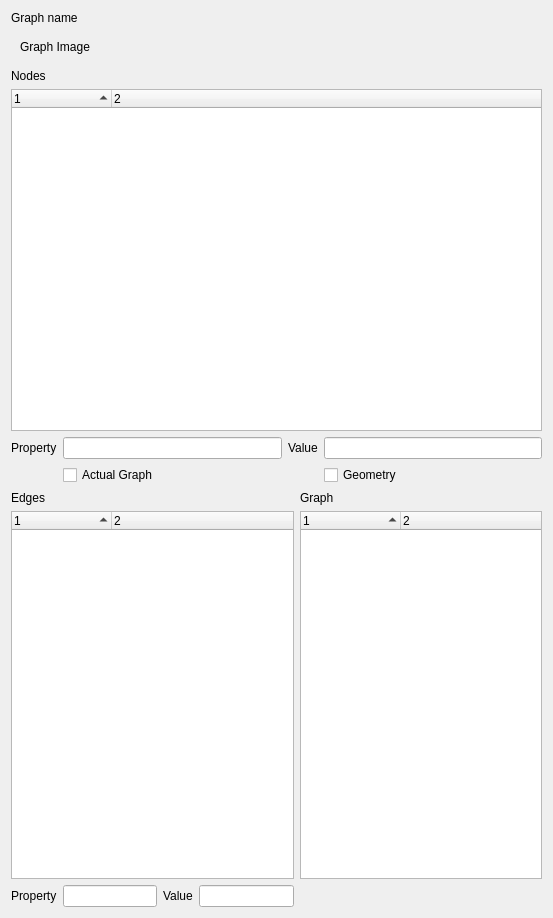
<?xml version="1.0" encoding="UTF-8"?>
<ui version="4.0">
 <class>GraphExplorer</class>
 <widget class="QWidget" name="GraphExplorer">
  <property name="geometry">
   <rect>
    <x>0</x>
    <y>0</y>
    <width>553</width>
    <height>918</height>
   </rect>
  </property>
  <property name="windowTitle">
   <string>Graph Explorer</string>
  </property>
  <layout class="QVBoxLayout" name="verticalLayout">
   <item>
    <layout class="QVBoxLayout" name="graphNameLayout">
     <item>
      <widget class="QLabel" name="graphName">
       <property name="text">
        <string>Graph name</string>
       </property>
      </widget>
     </item>
    </layout>
   </item>
   <item>
    <layout class="QVBoxLayout" name="graphVizLayout">
     <item>
      <widget class="QWidget" name="graphVizWidget" native="true">
       <layout class="QVBoxLayout" name="verticalLayout_2">
        <item>
         <widget class="QLabel" name="graphImage">
          <property name="text">
           <string>Graph Image</string>
          </property>
         </widget>
        </item>
       </layout>
      </widget>
     </item>
    </layout>
   </item>
   <item>
    <layout class="QGridLayout" name="gridLayout">
     <item row="2" column="1">
      <widget class="QLineEdit" name="nodesFilterProperty"/>
     </item>
     <item row="0" column="0">
      <widget class="QLabel" name="label_2">
       <property name="text">
        <string>Nodes</string>
       </property>
      </widget>
     </item>
     <item row="2" column="2">
      <widget class="QLabel" name="label_5">
       <property name="text">
        <string>Value</string>
       </property>
      </widget>
     </item>
     <item row="2" column="3">
      <widget class="QLineEdit" name="nodesFilterValue"/>
     </item>
     <item row="2" column="0">
      <widget class="QLabel" name="label_3">
       <property name="text">
        <string>Property</string>
       </property>
      </widget>
     </item>
     <item row="1" column="0" colspan="4">
      <widget class="QTreeWidget" name="nodesTree">
       <property name="sortingEnabled">
        <bool>true</bool>
       </property>
       <property name="columnCount">
        <number>2</number>
       </property>
       <column>
        <property name="text">
         <string notr="true">1</string>
        </property>
       </column>
       <column>
        <property name="text">
         <string notr="true">2</string>
        </property>
       </column>
      </widget>
     </item>
     <item row="3" column="3">
      <widget class="QCheckBox" name="isGeometry">
       <property name="text">
        <string>Geometry</string>
       </property>
      </widget>
     </item>
     <item row="3" column="1">
      <widget class="QCheckBox" name="isActual">
       <property name="text">
        <string>Actual Graph</string>
       </property>
      </widget>
     </item>
    </layout>
   </item>
   <item>
    <layout class="QGridLayout" name="gridLayout_2">
     <item row="0" column="4">
      <widget class="QLabel" name="label_7">
       <property name="text">
        <string>Graph</string>
       </property>
      </widget>
     </item>
     <item row="0" column="0">
      <widget class="QLabel" name="label">
       <property name="text">
        <string>Edges</string>
       </property>
      </widget>
     </item>
     <item row="2" column="3">
      <widget class="QLineEdit" name="edgesFilterValue"/>
     </item>
     <item row="2" column="1">
      <widget class="QLineEdit" name="edgesFilterProperty"/>
     </item>
     <item row="2" column="0">
      <widget class="QLabel" name="label_4">
       <property name="text">
        <string>Property</string>
       </property>
      </widget>
     </item>
     <item row="2" column="2">
      <widget class="QLabel" name="label_6">
       <property name="text">
        <string>Value</string>
       </property>
      </widget>
     </item>
     <item row="1" column="0" colspan="4">
      <widget class="QTreeWidget" name="edgesTree">
       <property name="sortingEnabled">
        <bool>true</bool>
       </property>
       <property name="columnCount">
        <number>2</number>
       </property>
       <column>
        <property name="text">
         <string notr="true">1</string>
        </property>
       </column>
       <column>
        <property name="text">
         <string notr="true">2</string>
        </property>
       </column>
      </widget>
     </item>
     <item row="1" column="4">
      <widget class="QTreeWidget" name="graphTree">
       <property name="sortingEnabled">
        <bool>true</bool>
       </property>
       <property name="columnCount">
        <number>2</number>
       </property>
       <column>
        <property name="text">
         <string notr="true">1</string>
        </property>
       </column>
       <column>
        <property name="text">
         <string notr="true">2</string>
        </property>
       </column>
      </widget>
     </item>
    </layout>
   </item>
  </layout>
 </widget>
 <resources/>
 <connections/>
</ui>
